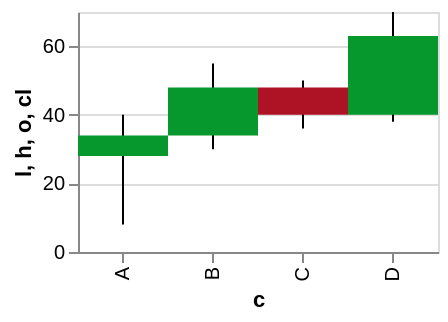

Express this chart as Vega-Lite.
### Vega-Lite specification from a JSON file in a GitHub repository (floating-point values rounded to 4 significant figures)
{"width": 180, "height": 120, "data": {"values": [{"c": "A", "v": 30, "lo": 10, "hi": 45, "g": "x", "o": 28, "cl": 34, "h": 40, "l": 8}, {"c": "B", "v": 52, "lo": 25, "hi": 60, "g": "x", "o": 34, "cl": 48, "h": 55, "l": 30}, {"c": "C", "v": 41, "lo": 18, "hi": 55, "g": "y", "o": 48, "cl": 40, "h": 50, "l": 36}, {"c": "D", "v": 66, "lo": 40, "hi": 80, "g": "y", "o": 40, "cl": 63, "h": 70, "l": 38}]}, "layer": [{"mark": "rule", "encoding": {"x": {"field": "c", "type": "nominal", "sort": null}, "y": {"field": "l", "type": "quantitative"}, "y2": {"field": "h"}}}, {"mark": "bar", "encoding": {"x": {"field": "c", "type": "nominal", "sort": null}, "y": {"field": "o", "type": "quantitative"}, "y2": {"field": "cl"}, "color": {"condition": {"test": "datum.o < datum.cl", "value": "#06982d"}, "value": "#ae1325"}}}]}
